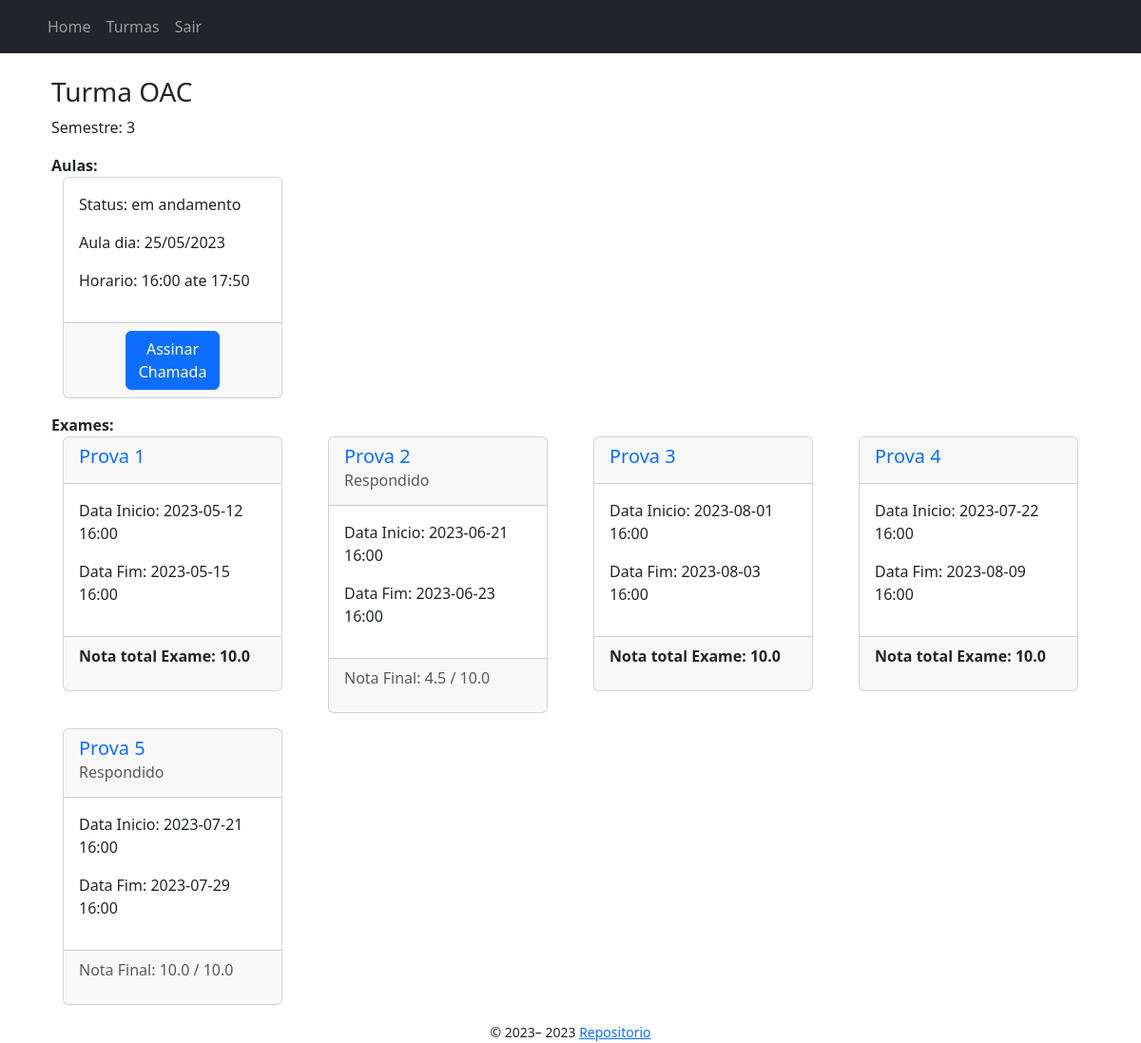
Page /turmas/1/show (signed in) on the committed database.
### app/models/turma.py (models this page shows, shortened)
class Turma(db.Model):
    __tablename__ = "turma"
    id = db.Column(db.Integer, primary_key=True)
    nome = db.Column(db.String(100), nullable=False)
    horario_inicio = db.Column(db.Time, nullable=False)
    horario_fim = db.Column(db.Time, nullable=False)
    senha = db.Column(db.String(200), nullable=False)
    semestre = db.Column(db.Integer, nullable=False)
    professor_id = db.Column(db.Integer, db.ForeignKey(
        'professor.id'), nullable=False)
    aulas = db.relationship('Aula', backref=db.backref('turma_aulas', lazy=True)) #1 to N
    exames = db.relationship('Exame', backref='turma_exame', lazy=True) #1 to N

### app/models/aula.py (models this page shows, shortened)
class Aula(db.Model):
    __tablename__ = "aula"
    id = db.Column(db.Integer, primary_key=True)
    turma_id = db.Column(db.Integer, db.ForeignKey('turma.id'), nullable=False)
    data_aula = db.Column(db.Date, nullable=False)
    status = db.Column(
        Enum("agendado", "finalizado", "em andamento", "cancelado", name="StatusAula"), nullable=False)
    token = db.Column(db.String(100), nullable=False)
    presencas = db.relationship(
        'Presenca', backref='aula_presenca', lazy=True)  # 1 to N

### app/models/exame.py (models this page shows, shortened)
class Exame(db.Model):
    __tablename__ = "exame"
    id = db.Column(db.Integer, primary_key=True)
    data_inicio = db.Column(db.DateTime, nullable=True)
    data_fim = db.Column(db.DateTime, nullable=True)
    nome = db.Column(db.String(255))
    nota_exame = db.Column(db.Float)
    professor_id = db.Column(db.Integer, db.ForeignKey('professor.id'), nullable=False)
    turma_id = db.Column(db.Integer, db.ForeignKey('turma.id'), nullable=False)
    notas = db.relationship('NotasExames', backref='exame_notas') #1 to N
    respostas = db.relationship('RespostaQuestaoExame', backref='exame_respostas') #1 to N
    questoes = db.relationship("QuestaoExame", back_populates="exame") # N to N

### app/controllers/turmas_controller.py (the view)
@bp.route("/<int:turma_id>/show", methods=["GET"])
@login_required
def show(turma_id: int) -> Union[redirect,render_template]:
    turma = db.get_or_404(Turma, turma_id)
    if turma not in current_user.turmas:
        return redirect(url_for("turmas.matricular", turma_id=turma_id))
    aulas = Aula.query.filter_by(turma_id=turma_id).all()
    exames = Exame.query.filter_by(turma_id=turma_id).all()
    if current_user.tipo_usuario == "estudante":
        for exame in exames:
            nota_exame = NotasExames.query.filter_by(exame_id=exame.id, estudante_id=current_user.id).first()
            if nota_exame:
                exame.respondido = True
                exame.nota_estudante = nota_exame.nota_exame_estudante
    return render_template("turmas/show.jinja2", turma=turma, aulas=aulas, exames=exames, user=current_user)

### app/templates/turmas/show.jinja2 (shortened to what this page needs)
{% extends "./base.jinja2" %}
{% from 'bootstrap5/utils.html' import render_icon %}
{% block content %}
<div class="container">
    <h3>Turma {{ turma.nome }}</h3>
    <p>Semestre: {{ turma.semestre }}</p>
    <b>Aulas:</b>
    <div class="mb-3 row row-col-1 row-cols-md-2 row-cols-lg-4">
        {% for aula in aulas %}
            <div>
                {% include 'aulas/show.jinja2' %}
            </div>
        {% endfor %}
    </div>
    <b>Exames:</b>
    <div class="row row-col-1 row-cols-md-2 row-cols-lg-4">
        {% for exame in exames %}
            <div>
                {% include 'exames/card.jinja2' %}
            </div>
        {% endfor %}
    </div>
</div>
{% endblock %}

### app/templates/aulas/show.jinja2 (shortened to what this page needs)
{% block content %}
<div class="container">
    <div class="card">
        <div class="card-body">
            <p>Status: {{ aula.status }}</p>
            <p>Aula dia: {{ aula.data_aula.strftime('%d/%m/%Y') }}</p>
            <p>Horario: {{ turma.horario_inicio.strftime('%H:%M') }} ate {{ turma.horario_fim.strftime('%H:%M') }}</p>
        </div>
        <div class="card-footer">
            {% if user.tipo_usuario == "estudante" and aula.status == "em andamento" %}
                <div class="d-grid gap-2 col-6 mx-auto">
                    <form method="GET" action="{{ url_for('turmas.aulas.presenca.registrar_presenca', turma_id=turma.id, aula_id=aula.id) }}">
                        <button class="btn btn-primary" type="submit">Assinar Chamada</button>
                    </form>
                </div>
            {% endif %}
        </div>
    </div>
</div>
{% endblock %}

### app/templates/exames/card.jinja2
{% block content %}
<div class="container">
    <div class="mb-3 card">
        <div class="card-header">
            <a class="text-decoration-none" href="{{ url_for('turmas.exames.check_date', turma_id=turma.id, exame_id=exame.id) }}">
                <h5 class="card-title">{{ exame.nome }}</h5>
            </a>
            {% if exame.respondido == True %}
                <h6 class="card-subtitle mb-2 text-body-secondary">Respondido</h6>
            {% endif %}
        </div>
        <div class="card-body">
            <p>Data Inicio: {{ exame.data_inicio.strftime("%Y-%m-%d %H:%M") }}</p>
            <p>Data Fim: {{ exame.data_fim.strftime("%Y-%m-%d %H:%M") }}</p>
        </div>
        <div class="card-footer">
            {% if user.tipo_usuario == "professor" %}
                <div class="d-grid gap-2 col-6 mx-auto">
                    <a class="btn btn-secondary mt-2"
                        href="{{ url_for('turmas.exames.notas', turma_id=turma.id, exame_id=exame.id) }}">
                        Notas
                    </a>
                </div>
            {% else %}
                {% if exame.nota_estudante %}
                    <p class="text-muted">Nota Final: {{ exame.nota_estudante }} / {{exame.nota_exame}}</p>
                {% else %}
                    <p class="fw-bold">Nota total Exame: {{exame.nota_exame}}</p>
                {% endif %}
            {% endif %}
        </div>
    </div>
</div>
{% endblock %}

### app/static/css/style.css (style rules this page uses)
* { box-sizing: border-box; margin: 0; padding: 0; }
body { display: grid; min-height: 100vh; min-width: 100vw; grid-template-columns: 1fr; grid-template-rows: auto 1fr auto; grid-template-areas: "header" "main" "footer"; }

### rows in the picture
Turma: nome "OAC", semestre "3", horario_inicio "16:00", horario_fim "17:50"
Aula: status "em andamento", data_aula "25/05/2023"
Exame: nome "Prova 1", data_inicio "2023-05-12 16:00", data_fim "2023-05-15 16:00", nota_exame "10.0"
Exame: nome "Prova 2", shows "Respondido", data_inicio "2023-06-21 16:00", data_fim "2023-06-23 16:00", nota_estudante "4.5", nota_exame "10.0"
Exame: nome "Prova 3", data_inicio "2023-08-01 16:00", data_fim "2023-08-03 16:00", nota_exame "10.0"
Exame: nome "Prova 4", data_inicio "2023-07-22 16:00", data_fim "2023-08-09 16:00", nota_exame "10.0"
Exame: nome "Prova 5", shows "Respondido", data_inicio "2023-07-21 16:00", data_fim "2023-07-29 16:00", nota_estudante "10.0", nota_exame "10.0"

### other values in the picture
{{ render_nav_item("index.index", "Home") }} "Home"
{{ render_nav_item("turmas.index", "Turmas") }} "Turmas"
{{ render_nav_item("auth.logout", "Sair") }} "Sair"
